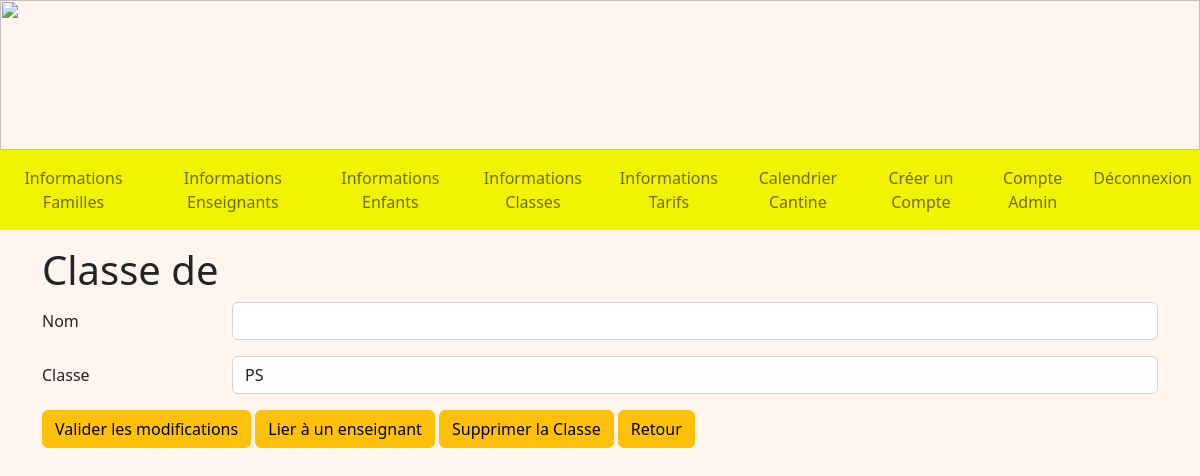
/detailsClasse/6 (signed in), run on an earlier commit of the app's database.
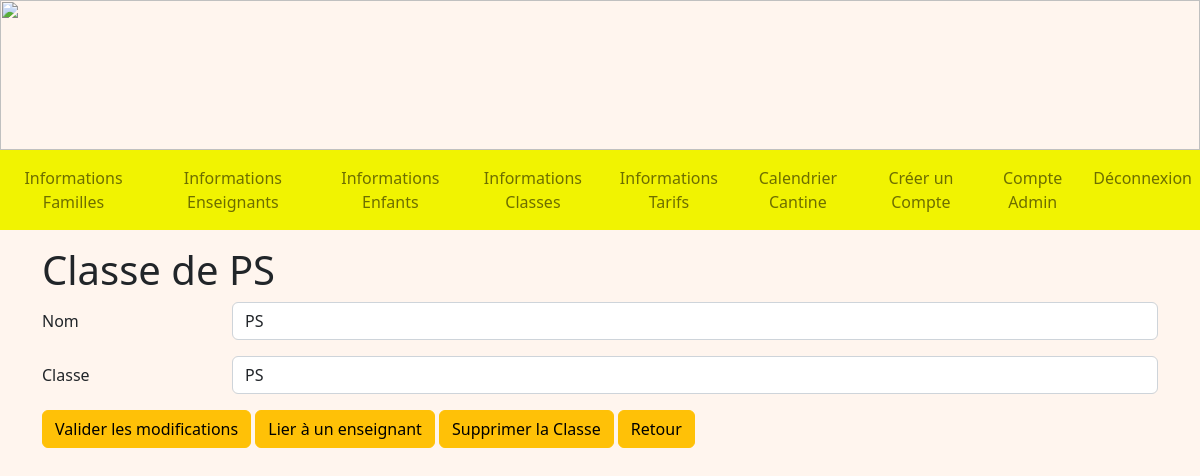
And on a later commit of the database.
### tables this page shows
CREATE TABLE Classe (
  code_classe integer primary key autoincrement,
  nom_classe TEXT NOT NULL,
  code_type integer NOT NULL,
  FOREIGN KEY(code_type) REFERENCES TypeDeClasse(code_type)
);

### admin.py (the view)
@app.route('/detailsClasse/<int:code_classe>', methods = ["GET", "POST"])
@login_required
def detailsClasse(code_classe):
    db = get_db()
    cur = db.cursor()
    user = cur.execute("SELECT type_compte FROM Compte WHERE identifiant = ?", (flask_login.current_user.name, )).fetchone()
    if user[0] == 'Admin':
        enseignants = cur.execute("SELECT E.nom_enseignant, E.prenom_enseignant, E.code_enseignant FROM Enseignant AS E INNER JOIN Enseigne AS Ens ON E.code_enseignant = Ens.code_enseignant WHERE code_classe = ?", (code_classe, )).fetchall()
        classe = cur.execute("SELECT nom_classe, code_classe, code_type FROM Classe WHERE code_classe = ?", (code_classe, )).fetchone()
        types = cur.execute ("SELECT * FROM TypeDeClasse").fetchall()
        enfants = cur.execute("SELECT nom_enfant, prenom_enfant, code_enfant FROM Enfant WHERE code_classe = ?", (code_classe, )).fetchall()
        if request.method == "POST":
            cur.execute("UPDATE Classe SET nom_classe = ?, code_type = ? WHERE code_classe = ?", (request.form["name"], request.form["classe"], code_classe, ))
            db.commit()
            return redirect(url_for('infosClasses'))
        return render_template('A_detailsClasse.html', enseignants = enseignants, enfants = enfants, classe = classe, types = types)
    if user[0] == 'Enseignant':
        return redirect(url_for('accueilEnseignant'))
    return redirect(url_for('accueil'))

### main.py (called while the page is built)
@login_manager.user_loader
def load_user(user_id):
    db = get_db()
    cur = db.cursor()
    user = cur.execute('SELECT identifiant, mot_de_passe FROM Compte WHERE identifiant=?', (user_id, )).fetchone()
    return User(user[0], user[1])

def get_db():
    if 'db' not in g:
        g.db = sqlite3.connect(DATABASE)
    return g.db

@app.teardown_appcontext
def close_connection(exception):
    db = g.pop('db', None)
    if db is not None:
        db.close()

### templates/A_detailsClasse.html (shortened to what this page needs)
<!DOCTYPE html>
<html>
<head>
    {% extends "A_layout.html" %}
    {% block content %}
    <div class="container mt-3">
        <h1>Classe de {{ classe[0] }}</h1>
        <form method="POST" class="mb-3">
            <div class="row mb-3">
                <label for="name" class="col-sm-2 col-form-label">Nom</label>
                <div class="col-sm-10">
                    <input name="name" type="name" class="form-control" id="name" value="{{classe[0]}}" required>
                </div>
            </div>
            <div class="row mb-3">
                <label for="classe" class="col-sm-2  col-form-label">Classe</label>
                <div class="col-sm-10">
                    <select name="classe" class="form-control" id="classe">
                        {% for type in types %}
                        {% if classe[2] == type[0] %}
                        <option value="{{ type[0] }}" selected>{{ type[2] }}</option>
                        {% else %}
                        <option value="{{ type[0] }}">{{ type[2] }}</option>
                        {% endif %}
                        {% endfor %}
                    </select>
                </div>
            </div>
            <button type="submit" class="btn btn-warning">Valider les modifications</button>
            <a href="/lierEnseignant/{{ classe[1] }}" class="btn btn-warning">Lier à un enseignant</a>
            {% if not enfants %}
            <a href="/suppressionC/{{ classe[1] }}" class="btn btn-warning"
                onclick="if (confirm('Voulez-vous vraiment supprimer cette classe ?')) commentDelete(1); return false">Supprimer la Classe</a>
            {% endif %}
            <a href="/infosClasses" class="btn btn-warning">Retour</a>
        </form>
    </div>
    {% endblock %}

What changed in the data, as far as the page shows it:
added Classe: nom_classe "PS", name "PS"
